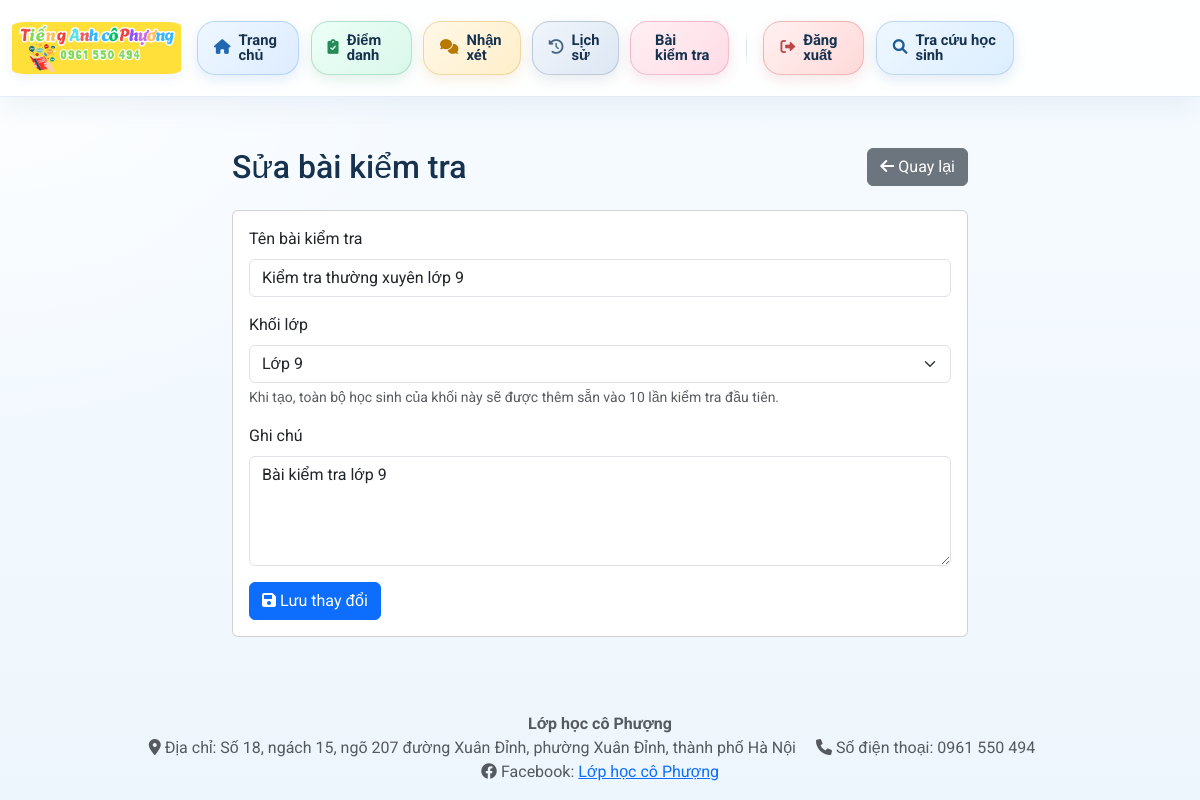
/tests/1/edit (signed in), run on the app's committed database.
### models.py (models this page shows)
class TestExam(db.Model):
    __tablename__ = 'test_exam'
    __bind_key__ = 'attendance'
    id = db.Column(db.Integer, primary_key=True)
    title = db.Column(db.String(200), nullable=False)
    grade = db.Column(db.String(20), nullable=False)
    description = db.Column(db.Text, nullable=True)
    created_at = db.Column(db.DateTime, default=datetime.utcnow, nullable=False)
    created_by = db.Column(db.Integer, db.ForeignKey('user.id'), nullable=False)
    created_by_user = db.relationship('User', foreign_keys=[created_by], backref='test_exams_created')

### app.py (the view, shortened to what this page needs)
@app.route('/tests/<int:exam_id>/edit', methods=['GET', 'POST'])
@login_required
def edit_test_exam(exam_id):
    if current_user.role not in ['admin', 'giaovien']:
        flash('Bạn không có quyền truy cập trang này.', 'danger')
        abort(403)
    exam = TestExam.query.get_or_404(exam_id)
    available_grades = [grade[0] for grade in db.session.query(Student.grade).distinct().order_by(Student.grade).all()]
    return render_template('test_form.html', available_grades=available_grades, exam=exam, is_edit_mode=True)

### app.py (called while the page is built)
@login_manager.user_loader
def load_user(user_id):
    return db.session.get(User, int(user_id))

### templates/test_form.html (shortened to what this page needs)
{% extends "base.html" %}
{% block content %}
<div class="container mt-4" style="max-width: 760px;">
    <div class="d-flex justify-content-between align-items-center mb-4">
        <h2 class="mb-0">{{ 'Sửa bài kiểm tra' if is_edit_mode else 'Tạo bài kiểm tra' }}</h2>
        <a href="{{ url_for('test_management') }}" class="btn btn-secondary"><i class="fas fa-arrow-left me-1"></i>Quay lại</a>
    </div>
    <div class="card">
        <div class="card-body">
            <form method="POST">
                <div class="mb-3">
                    <label for="title" class="form-label">Tên bài kiểm tra</label>
                    <input type="text" id="title" name="title" class="form-control" value="{{ exam.title if exam else '' }}" required>
                </div>
                <div class="mb-3">
                    <label for="grade" class="form-label">Khối lớp</label>
                    <select id="grade" name="grade" class="form-select" required>
                        {% for grade in available_grades %}
                        <option value="{{ grade }}" {% if exam and exam.grade == grade %}selected{% endif %}>{{ grade }}</option>
                        {% endfor %}
                    </select>
                    <div class="form-text">Khi tạo, toàn bộ học sinh của khối này sẽ được thêm sẵn vào 10 lần kiểm tra đầu tiên.</div>
                </div>
                <div class="mb-3">
                    <label for="description" class="form-label">Ghi chú</label>
                    <textarea id="description" name="description" rows="4" class="form-control">{{ exam.description if exam and exam.description else '' }}</textarea>
                </div>
                <button type="submit" class="btn btn-primary">
                    <i class="fas {{ 'fa-floppy-disk' if is_edit_mode else 'fa-circle-plus' }} me-1"></i>{{ 'Lưu thay đổi' if is_edit_mode else 'Tạo bài kiểm tra' }}
                </button>
            </form>
        </div>
    </div>
</div>
{% endblock %}

### static/css/style.css (style rules this page uses)
:root { --app-sky-1: #e9f5ff; --app-sky-2: #cfe7ff; --app-sky-3: #7bb6f5; --app-blue: #2f6fb2; --app-blue-dark: #1f4f82; --app-ink: #16324f; --app-border: rgba(47, 111, 178, 0.14); --app-shadow: 0 10px 30px rgba(32, 76, 123, 0.12); }
body { padding-top: 92px; font-family: 'Roboto', sans-serif; background: radial-gradient(circle at top left, rgba(255, 255, 255, 0.9), transparent 30%), linear-gradient(180deg, #f6fbff 0%, #eef6fd 100%); color: var(--app-ink); }

### data on the page
TestExam: title "Kiểm tra thường xuyên lớp 9", grade "Lớp 9", description "Bài kiểm tra lớp 9"

### other printed values
{{ 'Sửa bài kiểm tra' if is_edit_mode else 'Tạo bài kiểm tra' }} "Sửa bài kiểm tra"
{{ 'Lưu thay đổi' if is_edit_mode else 'Tạo bài kiểm tra' }} "Lưu thay đổi"
